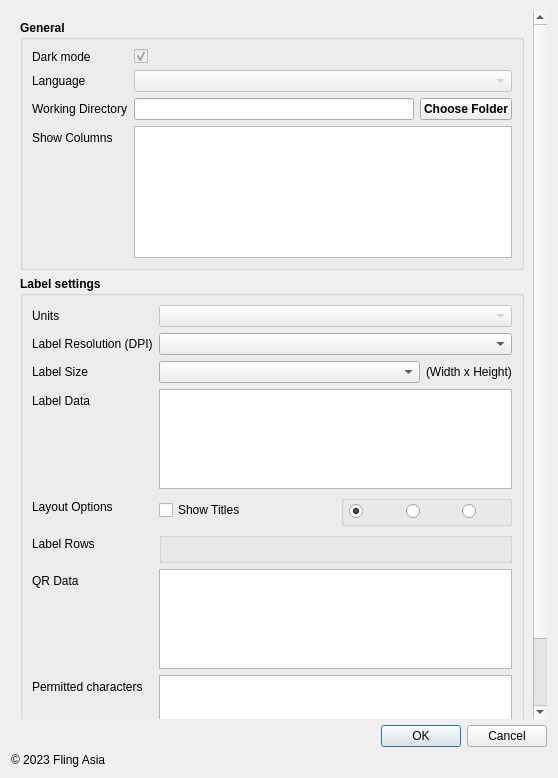
<?xml version="1.0" encoding="UTF-8"?>
<ui version="4.0">
 <class>SettingsDialog</class>
 <widget class="QDialog" name="SettingsDialog">
  <property name="geometry">
   <rect>
    <x>0</x>
    <y>0</y>
    <width>558</width>
    <height>778</height>
   </rect>
  </property>
  <property name="windowTitle">
   <string>Settings</string>
  </property>
  <layout class="QVBoxLayout" name="verticalLayout">
   <item>
    <widget class="QScrollArea" name="scrollArea">
     <property name="frameShape">
      <enum>QFrame::NoFrame</enum>
     </property>
     <property name="frameShadow">
      <enum>QFrame::Plain</enum>
     </property>
     <property name="lineWidth">
      <number>0</number>
     </property>
     <property name="sizeAdjustPolicy">
      <enum>QAbstractScrollArea::AdjustToContents</enum>
     </property>
     <property name="widgetResizable">
      <bool>true</bool>
     </property>
     <widget class="QWidget" name="scrollAreaWidgetContents">
      <property name="geometry">
       <rect>
        <x>0</x>
        <y>-172</y>
        <width>519</width>
        <height>883</height>
       </rect>
      </property>
      <layout class="QVBoxLayout" name="verticalLayout_2">
       <item>
        <layout class="QGridLayout" name="gridLayout_4" rowstretch="0,0">
         <item row="1" column="0">
          <widget class="QGroupBox" name="label_settings_group">
           <property name="font">
            <font>
             <family>Helvetica Neue</family>
             <bold>true</bold>
            </font>
           </property>
           <property name="title">
            <string>Label settings</string>
           </property>
           <layout class="QFormLayout" name="formLayout">
            <item row="1" column="0">
             <widget class="QLabel" name="units_label">
              <property name="font">
               <font>
                <family>Helvetica Neue</family>
                <bold>false</bold>
               </font>
              </property>
              <property name="text">
               <string>Units</string>
              </property>
             </widget>
            </item>
            <item row="1" column="1">
             <widget class="QComboBox" name="units_combobox">
              <property name="enabled">
               <bool>false</bool>
              </property>
              <property name="font">
               <font>
                <family>Helvetica Neue</family>
                <bold>true</bold>
               </font>
              </property>
             </widget>
            </item>
            <item row="2" column="0">
             <widget class="QLabel" name="resolution_label">
              <property name="font">
               <font>
                <family>Helvetica Neue</family>
                <bold>false</bold>
               </font>
              </property>
              <property name="text">
               <string>Label Resolution (DPI)</string>
              </property>
             </widget>
            </item>
            <item row="2" column="1">
             <widget class="QComboBox" name="resolution_combobox">
              <property name="sizePolicy">
               <sizepolicy hsizetype="Expanding" vsizetype="Fixed">
                <horstretch>0</horstretch>
                <verstretch>0</verstretch>
               </sizepolicy>
              </property>
              <property name="font">
               <font>
                <family>Helvetica Neue</family>
                <bold>true</bold>
               </font>
              </property>
              <property name="currentText">
               <string/>
              </property>
              <property name="sizeAdjustPolicy">
               <enum>QComboBox::AdjustToContents</enum>
              </property>
              <property name="minimumContentsLength">
               <number>5</number>
              </property>
             </widget>
            </item>
            <item row="3" column="0">
             <widget class="QLabel" name="size_label">
              <property name="font">
               <font>
                <family>Helvetica Neue</family>
                <bold>false</bold>
               </font>
              </property>
              <property name="text">
               <string>Label Size</string>
              </property>
             </widget>
            </item>
            <item row="3" column="1">
             <layout class="QHBoxLayout" name="label_size_layout">
              <item>
               <widget class="QComboBox" name="size_combobox">
                <property name="sizePolicy">
                 <sizepolicy hsizetype="Expanding" vsizetype="Fixed">
                  <horstretch>0</horstretch>
                  <verstretch>0</verstretch>
                 </sizepolicy>
                </property>
                <property name="sizeAdjustPolicy">
                 <enum>QComboBox::AdjustToContents</enum>
                </property>
                <property name="minimumContentsLength">
                 <number>8</number>
                </property>
               </widget>
              </item>
              <item>
               <widget class="QLabel" name="wxh_label">
                <property name="font">
                 <font>
                  <family>Helvetica Neue</family>
                  <bold>false</bold>
                 </font>
                </property>
                <property name="text">
                 <string>(Width x Height)</string>
                </property>
               </widget>
              </item>
             </layout>
            </item>
            <item row="4" column="0">
             <widget class="QLabel" name="label_data_label">
              <property name="font">
               <font>
                <family>Helvetica Neue</family>
                <bold>false</bold>
               </font>
              </property>
              <property name="text">
               <string>Label Data</string>
              </property>
             </widget>
            </item>
            <item row="4" column="1">
             <widget class="QListWidget" name="label_data_list">
              <property name="minimumSize">
               <size>
                <width>0</width>
                <height>100</height>
               </size>
              </property>
              <property name="font">
               <font>
                <family>Helvetica Neue</family>
                <bold>true</bold>
               </font>
              </property>
              <property name="editTriggers">
               <set>QAbstractItemView::NoEditTriggers</set>
              </property>
              <property name="dragEnabled">
               <bool>true</bool>
              </property>
              <property name="dragDropMode">
               <enum>QAbstractItemView::InternalMove</enum>
              </property>
              <property name="defaultDropAction">
               <enum>Qt::MoveAction</enum>
              </property>
             </widget>
            </item>
            <item row="7" column="0">
             <widget class="QLabel" name="label_rows_label">
              <property name="font">
               <font>
                <family>Helvetica Neue</family>
                <bold>false</bold>
               </font>
              </property>
              <property name="text">
               <string>Label Rows</string>
              </property>
             </widget>
            </item>
            <item row="7" column="1">
             <widget class="QGroupBox" name="label_rows_groupbox">
              <property name="title">
               <string/>
              </property>
              <property name="flat">
               <bool>false</bool>
              </property>
              <layout class="QHBoxLayout" name="horizontalLayout_3">
               <property name="leftMargin">
                <number>10</number>
               </property>
               <property name="topMargin">
                <number>10</number>
               </property>
               <property name="rightMargin">
                <number>10</number>
               </property>
               <property name="bottomMargin">
                <number>10</number>
               </property>
               <item>
                <layout class="QVBoxLayout" name="label_rows_v_layout"/>
               </item>
              </layout>
             </widget>
            </item>
            <item row="8" column="0">
             <widget class="QLabel" name="qr_data_label">
              <property name="font">
               <font>
                <family>Helvetica Neue</family>
                <bold>false</bold>
               </font>
              </property>
              <property name="text">
               <string>QR Data</string>
              </property>
             </widget>
            </item>
            <item row="8" column="1">
             <widget class="QListWidget" name="qr_data_list">
              <property name="minimumSize">
               <size>
                <width>0</width>
                <height>100</height>
               </size>
              </property>
              <property name="font">
               <font>
                <family>Helvetica Neue</family>
                <bold>true</bold>
               </font>
              </property>
             </widget>
            </item>
            <item row="10" column="0">
             <widget class="QLabel" name="permitted_characters_label">
              <property name="font">
               <font>
                <family>Helvetica Neue</family>
                <bold>false</bold>
               </font>
              </property>
              <property name="text">
               <string>Permitted characters</string>
              </property>
             </widget>
            </item>
            <item row="10" column="1">
             <widget class="QListWidget" name="permitted_characters_list">
              <property name="minimumSize">
               <size>
                <width>0</width>
                <height>100</height>
               </size>
              </property>
              <property name="font">
               <font>
                <family>Helvetica Neue</family>
                <bold>true</bold>
               </font>
              </property>
             </widget>
            </item>
            <item row="5" column="1">
             <layout class="QHBoxLayout" name="layout_options_layout">
              <property name="spacing">
               <number>10</number>
              </property>
              <item alignment="Qt::AlignVCenter">
               <widget class="QCheckBox" name="show_titles_checkbox">
                <property name="font">
                 <font>
                  <family>Helvetica Neue</family>
                  <bold>false</bold>
                 </font>
                </property>
                <property name="text">
                 <string>Show Titles</string>
                </property>
               </widget>
              </item>
              <item>
               <widget class="QGroupBox" name="alignment_groupbox">
                <property name="title">
                 <string/>
                </property>
                <layout class="QHBoxLayout" name="alignment_layout">
                 <property name="spacing">
                  <number>10</number>
                 </property>
                 <property name="leftMargin">
                  <number>5</number>
                 </property>
                 <property name="topMargin">
                  <number>0</number>
                 </property>
                 <property name="rightMargin">
                  <number>0</number>
                 </property>
                 <property name="bottomMargin">
                  <number>0</number>
                 </property>
                 <item>
                  <widget class="QRadioButton" name="left_align_button">
                   <property name="font">
                    <font>
                     <family>Helvetica Neue</family>
                     <bold>false</bold>
                     <kerning>true</kerning>
                    </font>
                   </property>
                   <property name="mouseTracking">
                    <bool>true</bool>
                   </property>
                   <property name="text">
                    <string/>
                   </property>
                   <property name="icon">
                    <iconset theme="document-properties">
                     <normalon>:/resources/icons/grey_left_align.png</normalon>
                    </iconset>
                   </property>
                   <property name="checkable">
                    <bool>true</bool>
                   </property>
                   <property name="checked">
                    <bool>true</bool>
                   </property>
                  </widget>
                 </item>
                 <item>
                  <widget class="QRadioButton" name="center_align_button">
                   <property name="font">
                    <font>
                     <family>Helvetica Neue</family>
                     <bold>false</bold>
                    </font>
                   </property>
                   <property name="mouseTracking">
                    <bool>true</bool>
                   </property>
                   <property name="text">
                    <string/>
                   </property>
                   <property name="icon">
                    <iconset theme="document-properties">
                     <normalon>:/resources/icons/grey_center_align.png</normalon>
                    </iconset>
                   </property>
                   <property name="checkable">
                    <bool>true</bool>
                   </property>
                  </widget>
                 </item>
                 <item>
                  <widget class="QRadioButton" name="right_align_button">
                   <property name="font">
                    <font>
                     <family>Helvetica Neue</family>
                     <bold>false</bold>
                    </font>
                   </property>
                   <property name="mouseTracking">
                    <bool>true</bool>
                   </property>
                   <property name="text">
                    <string/>
                   </property>
                   <property name="icon">
                    <iconset theme="document-properties">
                     <normalon>:/resources/icons/grey_right_align.png</normalon>
                    </iconset>
                   </property>
                   <property name="checkable">
                    <bool>true</bool>
                   </property>
                  </widget>
                 </item>
                </layout>
               </widget>
              </item>
             </layout>
            </item>
            <item row="5" column="0">
             <widget class="QLabel" name="show_titles_label">
              <property name="font">
               <font>
                <family>Helvetica Neue</family>
                <bold>false</bold>
               </font>
              </property>
              <property name="text">
               <string>Layout Options</string>
              </property>
             </widget>
            </item>
           </layout>
          </widget>
         </item>
         <item row="0" column="0">
          <widget class="QGroupBox" name="general_settings_group">
           <property name="minimumSize">
            <size>
             <width>0</width>
             <height>250</height>
            </size>
           </property>
           <property name="font">
            <font>
             <family>Helvetica Neue</family>
             <bold>true</bold>
            </font>
           </property>
           <property name="title">
            <string>General</string>
           </property>
           <layout class="QFormLayout" name="formLayout_2">
            <item row="0" column="0">
             <widget class="QLabel" name="dark_mode_label">
              <property name="font">
               <font>
                <family>Helvetica Neue</family>
                <bold>false</bold>
               </font>
              </property>
              <property name="text">
               <string>Dark mode</string>
              </property>
             </widget>
            </item>
            <item row="0" column="1">
             <widget class="QCheckBox" name="dark_mode_checkbox">
              <property name="enabled">
               <bool>false</bool>
              </property>
              <property name="text">
               <string/>
              </property>
              <property name="checked">
               <bool>true</bool>
              </property>
             </widget>
            </item>
            <item row="1" column="0">
             <widget class="QLabel" name="language_label">
              <property name="font">
               <font>
                <family>Helvetica Neue</family>
                <bold>false</bold>
               </font>
              </property>
              <property name="text">
               <string>Language</string>
              </property>
             </widget>
            </item>
            <item row="1" column="1">
             <widget class="QComboBox" name="language_combobox">
              <property name="enabled">
               <bool>false</bool>
              </property>
              <property name="font">
               <font>
                <family>Helvetica Neue</family>
                <bold>true</bold>
               </font>
              </property>
             </widget>
            </item>
            <item row="2" column="0">
             <widget class="QLabel" name="working_dir_label">
              <property name="font">
               <font>
                <family>Helvetica Neue</family>
                <bold>false</bold>
               </font>
              </property>
              <property name="text">
               <string>Working Directory</string>
              </property>
             </widget>
            </item>
            <item row="2" column="1">
             <layout class="QHBoxLayout" name="horizontalLayout">
              <item>
               <widget class="QLineEdit" name="working_dir_edit">
                <property name="font">
                 <font>
                  <family>Helvetica Neue</family>
                  <bold>true</bold>
                 </font>
                </property>
               </widget>
              </item>
              <item>
               <widget class="QPushButton" name="search_dir_button">
                <property name="font">
                 <font>
                  <family>Helvetica Neue</family>
                  <bold>true</bold>
                 </font>
                </property>
                <property name="text">
                 <string>Choose Folder</string>
                </property>
               </widget>
              </item>
             </layout>
            </item>
            <item row="3" column="0">
             <widget class="QLabel" name="show_columns_label">
              <property name="font">
               <font>
                <family>Helvetica Neue</family>
                <bold>false</bold>
               </font>
              </property>
              <property name="text">
               <string>Show Columns</string>
              </property>
             </widget>
            </item>
            <item row="3" column="1">
             <widget class="QListWidget" name="show_columns_list">
              <property name="minimumSize">
               <size>
                <width>0</width>
                <height>100</height>
               </size>
              </property>
              <property name="font">
               <font>
                <family>Helvetica Neue</family>
                <bold>true</bold>
               </font>
              </property>
             </widget>
            </item>
           </layout>
          </widget>
         </item>
        </layout>
       </item>
      </layout>
     </widget>
    </widget>
   </item>
   <item>
    <widget class="QDialogButtonBox" name="save_settings_box">
     <property name="orientation">
      <enum>Qt::Horizontal</enum>
     </property>
     <property name="standardButtons">
      <set>QDialogButtonBox::Cancel|QDialogButtonBox::Ok</set>
     </property>
    </widget>
   </item>
   <item>
    <widget class="QLabel" name="copyright_label">
     <property name="text">
      <string>© 2023 Fling Asia </string>
     </property>
    </widget>
   </item>
  </layout>
 </widget>
 <resources>
  <include location="../resources.qrc"/>
 </resources>
 <connections>
  <connection>
   <sender>save_settings_box</sender>
   <signal>accepted()</signal>
   <receiver>SettingsDialog</receiver>
   <slot>accept()</slot>
   <hints>
    <hint type="sourcelabel">
     <x>248</x>
     <y>254</y>
    </hint>
    <hint type="destinationlabel">
     <x>157</x>
     <y>274</y>
    </hint>
   </hints>
  </connection>
  <connection>
   <sender>save_settings_box</sender>
   <signal>rejected()</signal>
   <receiver>SettingsDialog</receiver>
   <slot>reject()</slot>
   <hints>
    <hint type="sourcelabel">
     <x>316</x>
     <y>260</y>
    </hint>
    <hint type="destinationlabel">
     <x>286</x>
     <y>274</y>
    </hint>
   </hints>
  </connection>
 </connections>
</ui>
